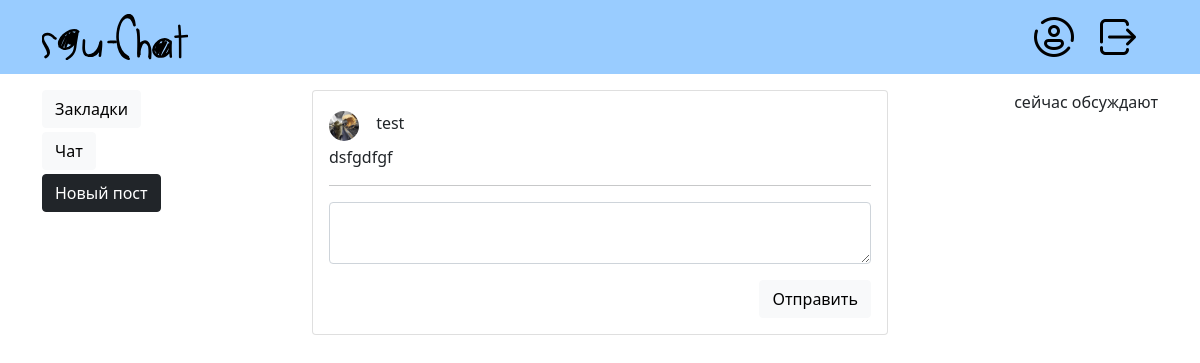
The app's page /chat?id=2 (signed in), older data.
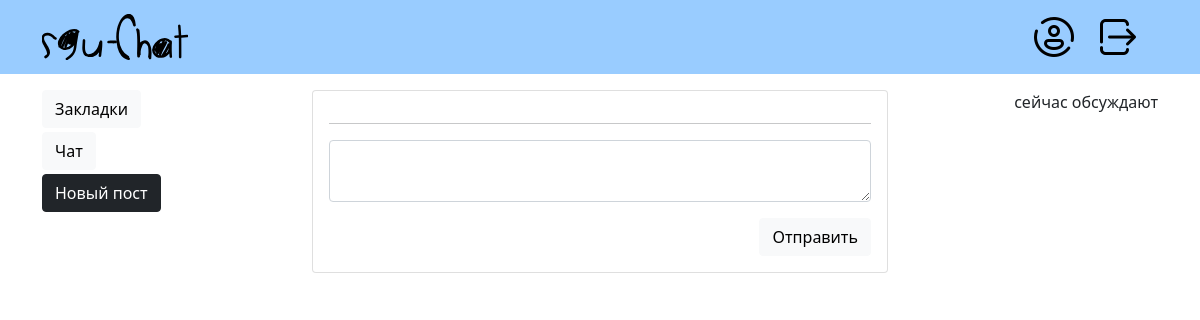
The same page, newer data.
### tables this page shows
CREATE TABLE user(
    id INTEGER PRIMARY KEY AUTOINCREMENT,
    username VARCHAR(32) UNIQUE NOT NULL,
    email TEXT NOT NULL UNIQUE,
    password TEXT NOT NULL,
    create_date TIMESTAMP NOT NULL DEFAULT CURRENT_TIMESTAMP,
    avatar TEXT NULL,
    country TEXT NULL,
    birthday TEXT NULL,
    gender TEXT NULL,
    bio TEXT NULL,
    study TEXT NULL
);

CREATE TABLE messages(
    id INTEGER PRIMARY KEY AUTOINCREMENT,
    data TEXT,
    create_date TIMESTAMP NOT NULL DEFAULT CURRENT_TIMESTAMP,
    creator_id INTEGER NOT NULL,
    FOREIGN KEY(creator_id) REFERENCES message_recipient(recipient_id)
);

### website/views/chat.py (the view)
@chat.route('/chat', methods=['GET', 'POST'])
def chats():
    user_id = session.get('user_id')
    arg = request.args.get('id')
    repository = RepositoryFactory()
    user_repo = repository.create_user_repository()
    friends = user_repo.get_friends(user_id)
    chat_repo = repository.create_chat_repository()
    groups = chat_repo.get_groups(user_id)
    messages = repository.create_chat_repository().get_messages(request.args.get('id'))
    if request.method == 'POST':
        chat_actions(user_id, arg, chat_repo)
    if request.args.get('id'):
        return render_template('chat/dialog.html', messages=messages)
    return render_template('chat/chat.html', friends=friends, groups=groups)

### website/auth.py (called while the page is built)
@auth.before_app_request
def load_logged_in_user():
    user_id = session.get('user_id')
    if user_id is None:
        g.user = None
    else:
        g.user = get_db().execute('SELECT * FROM user WHERE id = ?', (user_id,)).fetchone()

### website/db.py (called while the page is built)
def get_db():
    if 'db' not in g:
        g.db = sqlite3.connect(
            current_app.config['DATABASE'],
            detect_types=sqlite3.PARSE_DECLTYPES
        )
        g.db.row_factory = sqlite3.Row
    return g.db

### website/repo/repository.py (called while the page is built)
    def create_user_repository(self):
        return UserRepository(self.db)

    def create_chat_repository(self):
        return Chat(self.db)

    def get_friends(self, user_id):
        return self.db.execute('SELECT user.*, user.id AS user_id FROM friendlist '
                               'JOIN user ON CASE '
                               'WHEN status = ? AND friend_1 = ? THEN friendlist.friend_2 = user.id '
                               'WHEN status = ? AND friend_2 = ? THEN friendlist.friend_1 = user.id '
                               'END',
                               ('friendship', user_id, 'friendship', user_id)).fetchall()

### website/templates/chat/dialog.html (shortened to what this page needs)
{% extends "base.html" %}{% block title %}диалог{% endblock %}
{% block content %}
<form method="POST">
<div class="card my-3" style="width:36rem;">
    <div class="card-body">
        {% for message in messages %}
        <div class="row">
            {% if message.recipient_id != g.user.id %}
            <div class="col text-start">
                <div class="row my-1">
                    <div class="col-1">
                        <img class="circle" src="{{ url_for('static', filename='users_files/' + message.avatar) }}">
                    </div>
                    <div class="col">
                        {{message.username}}
                    </div>
                </div>
                <div class="col">
                    {{message.data}}
                </div>
            </div>
            {% endif %}
        </div>
        {% endfor %}
        <hr/>
        <div class="mb-3">
          <textarea class="form-control" name="message-data" rows="2"></textarea>
        </div>
        <div class="col text-end">
            <button type="submit" class="btn btn-light" name="send-message">Отправить</button>
        </div>
    </div>
</div>
</form>
{% endblock %}

Row changes from the older to the newer data that the page shows:
no longer on this page (row edited): user: avatar (picture), username "test", data "dsfgdfgf"
